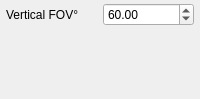
<?xml version="1.0" encoding="UTF-8"?>
<ui version="4.0">
 <class>ToolBarFOV</class>
 <widget class="QWidget" name="ToolBarFOV">
  <property name="geometry">
   <rect>
    <x>0</x>
    <y>0</y>
    <width>200</width>
    <height>99</height>
   </rect>
  </property>
  <property name="windowTitle">
   <string>Form</string>
  </property>
  <layout class="QGridLayout" name="gridLayout">
   <property name="leftMargin">
    <number>6</number>
   </property>
   <property name="topMargin">
    <number>3</number>
   </property>
   <property name="rightMargin">
    <number>6</number>
   </property>
   <property name="bottomMargin">
    <number>3</number>
   </property>
   <item row="0" column="1">
    <widget class="QLabel" name="FOVYLabel">
     <property name="text">
      <string>Vertical FOV°</string>
     </property>
    </widget>
   </item>
   <item row="0" column="2">
    <widget class="QDoubleSpinBox" name="FOVYSpinBox">
     <property name="minimum">
      <double>20.000000000000000</double>
     </property>
     <property name="maximum">
      <double>120.000000000000000</double>
     </property>
     <property name="value">
      <double>60.000000000000000</double>
     </property>
    </widget>
   </item>
   <item row="1" column="1">
    <spacer name="verticalSpacer">
     <property name="orientation">
      <enum>Qt::Vertical</enum>
     </property>
     <property name="sizeHint" stdset="0">
      <size>
       <width>0</width>
       <height>0</height>
      </size>
     </property>
    </spacer>
   </item>
  </layout>
 </widget>
 <tabstops>
  <tabstop>FOVYSpinBox</tabstop>
 </tabstops>
 <resources/>
 <connections/>
</ui>
